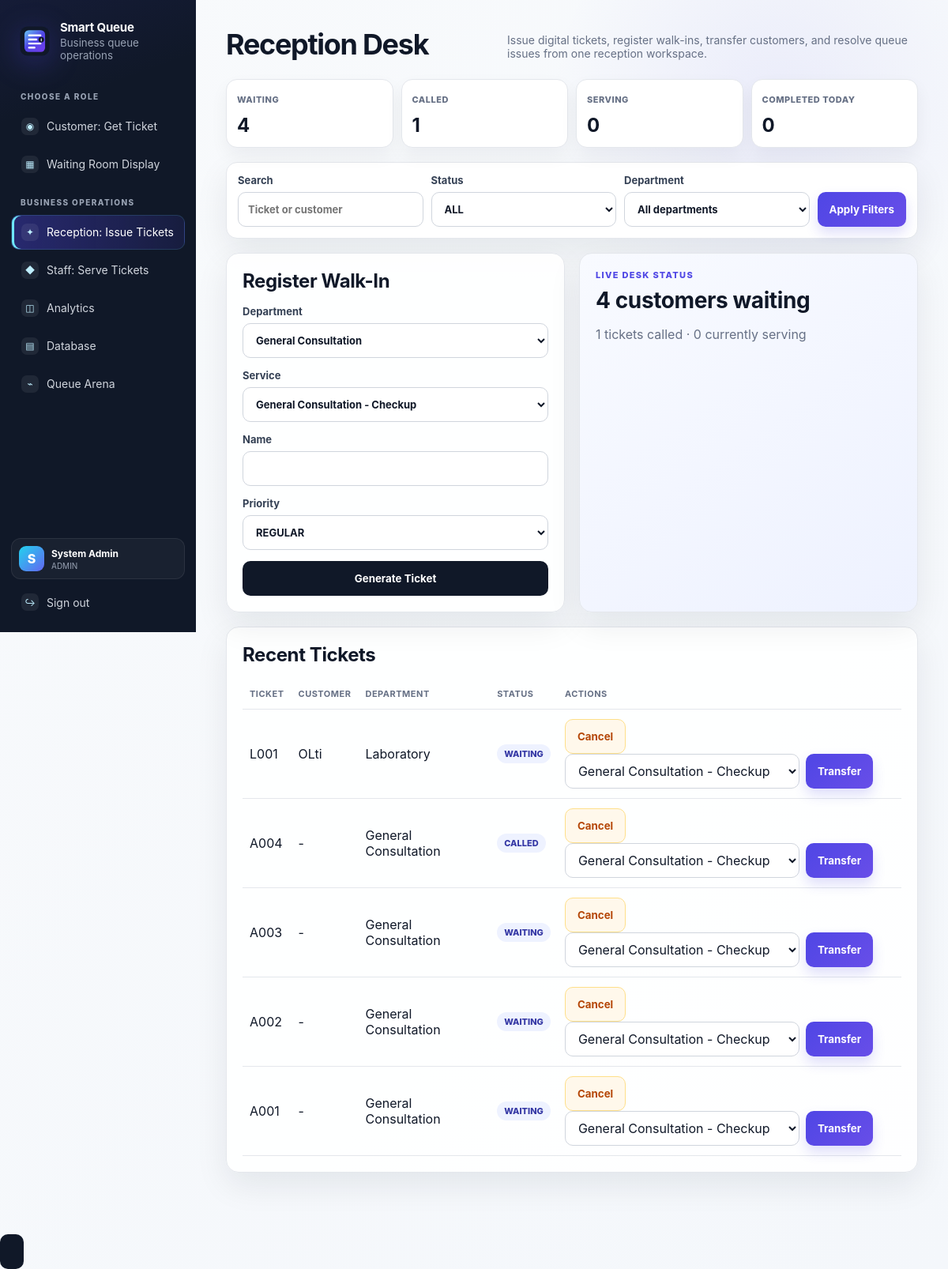
Page /receptionist (signed in) on the earlier database version.
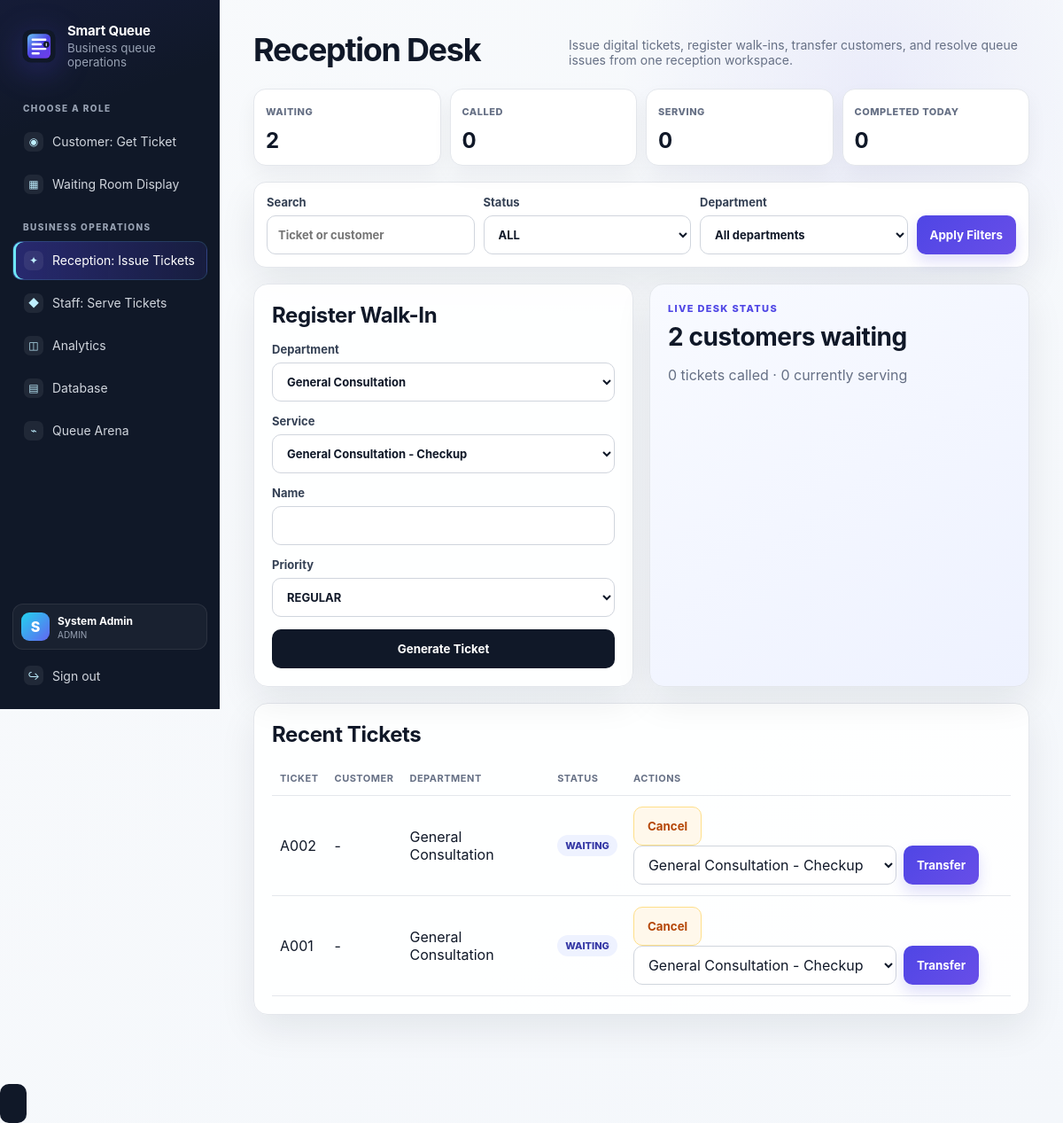
Same page on the later database version.
### database/models.py (models this page shows)
class Base(DeclarativeBase):
    pass

class Ticket(Base):
    __tablename__ = "tickets"
    id: Mapped[int] = mapped_column(Integer, primary_key=True)
    ticket_number: Mapped[str] = mapped_column(String(20), unique=True, nullable=False, index=True)
    customer_name: Mapped[str | None] = mapped_column(String(120))
    priority_category: Mapped[PriorityCategory] = mapped_column(Enum(PriorityCategory), default=PriorityCategory.REGULAR)
    ticket_type: Mapped[TicketType] = mapped_column(Enum(TicketType), default=TicketType.WALK_IN)
    status: Mapped[TicketStatus] = mapped_column(Enum(TicketStatus), default=TicketStatus.WAITING, index=True)
    department_id: Mapped[int] = mapped_column(ForeignKey("departments.id"), nullable=False)
    service_id: Mapped[int] = mapped_column(ForeignKey("services.id"), nullable=False)
    counter_id: Mapped[int | None] = mapped_column(ForeignKey("counters.id"))
    created_by_user_id: Mapped[int | None] = mapped_column(ForeignKey("users.id"))
    called_by_staff_id: Mapped[int | None] = mapped_column(ForeignKey("users.id"))
    estimated_wait_minutes: Mapped[int] = mapped_column(Integer, default=0, nullable=False)
    skip_reason: Mapped[str | None] = mapped_column(Text)
    transfer_note: Mapped[str | None] = mapped_column(Text)
    recall_count: Mapped[int] = mapped_column(Integer, default=0, nullable=False)
    created_at: Mapped[datetime] = mapped_column(DateTime, default=datetime.utcnow, index=True)
    called_at: Mapped[datetime | None] = mapped_column(DateTime)
    service_started_at: Mapped[datetime | None] = mapped_column(DateTime)
    completed_at: Mapped[datetime | None] = mapped_column(DateTime)
    updated_at: Mapped[datetime] = mapped_column(
        DateTime,
        default=datetime.utcnow,
        onupdate=datetime.utcnow,
    )
    department = relationship("Department")
    service = relationship("Service")
    counter = relationship("Counter")

class Department(Base):
    __tablename__ = "departments"
    id: Mapped[int] = mapped_column(Integer, primary_key=True)
    name: Mapped[str] = mapped_column(String(120), unique=True, nullable=False)
    code: Mapped[str] = mapped_column(String(10), unique=True, nullable=False)
    is_active: Mapped[bool] = mapped_column(Boolean, default=True, nullable=False)
    created_at: Mapped[datetime] = mapped_column(DateTime, default=datetime.utcnow)
    services = relationship("Service", back_populates="department")
    counters = relationship("Counter", back_populates="department")

### app.py (the view, shortened to what this page needs)
@app.route("/receptionist", methods=["GET", "POST"])
@login_required
@roles_required(Role.ADMIN, Role.MANAGER, Role.RECEPTIONIST)
def receptionist_dashboard():
    with get_session() as db:
        departments = list(db.scalars(select(Department).where(Department.is_active.is_(True))).all())
        services = list(db.scalars(select(Service).where(Service.is_active.is_(True))).all())
        query = request.args.get("q", "").strip()
        status_filter = request.args.get("status", "ALL").strip().upper()
        department_filter = request.args.get("department_id", type=int)
        stmt = select(Ticket).order_by(desc(Ticket.created_at)).limit(100)
        if status_filter != "ALL":
            try:
                stmt = stmt.where(Ticket.status == TicketStatus(status_filter))
            except ValueError:
                status_filter = "ALL"
        if department_filter:
            stmt = stmt.where(Ticket.department_id == department_filter)
        tickets = list(db.scalars(stmt).all())
        waiting_count = db.scalar(select(func.count(Ticket.id)).where(Ticket.status == TicketStatus.WAITING)) or 0
        called_count = db.scalar(select(func.count(Ticket.id)).where(Ticket.status == TicketStatus.CALLED)) or 0
        serving_count = db.scalar(select(func.count(Ticket.id)).where(Ticket.status == TicketStatus.SERVING)) or 0
        completed_today = db.scalar(select(func.count(Ticket.id)).where(
            Ticket.status == TicketStatus.COMPLETED,
            Ticket.completed_at >= datetime.utcnow().replace(hour=0, minute=0, second=0, microsecond=0),
        )) or 0
        reception_summary = {
            "waiting": waiting_count,
            "called": called_count,
            "serving": serving_count,
            "completed_today": completed_today,
        }
        return render_template(
            "receptionist.html",
            tickets=tickets,
            departments=departments,
            services=services,
            priorities=[p.value for p in PriorityCategory],
            query=query,
            status_filter=status_filter,
            department_filter=department_filter,
            reception_summary=reception_summary,
        )

### app.py (called while the page is built)
def login_required(view_func):
    @wraps(view_func)
    def wrapper(*args, **kwargs):
        if not session.get("user_id"):
            flash("Please login first.", "warning")
            return redirect(url_for("login"))
        return view_func(*args, **kwargs)
    return wrapper

def roles_required(*roles: Role):
    role_values = {role.value for role in roles}
    def decorator(view_func):
        @wraps(view_func)
        def wrapper(*args, **kwargs):
            user_role = session.get("user_role")
            if user_role not in role_values:
                flash("You do not have access to this page.", "danger")
                return redirect(url_for("home"))
            return view_func(*args, **kwargs)
        return wrapper
    return decorator

### database/connection.py (called while the page is built)
@contextmanager
def get_session():
    session = SessionLocal()
    try:
        yield session
        session.commit()
    except Exception:
        session.rollback()
        raise
    finally:
        session.close()

### templates/receptionist.html (shortened to what this page needs)
{% extends 'base.html' %}
{% block content %}
<section class="page-head">
  <h1>Reception Desk</h1>
  <p>Issue digital tickets, register walk-ins, transfer customers, and resolve queue issues from one reception workspace.</p>
</section>
<section class="desk-kpis">
  <div><span>Waiting</span><strong>{{ reception_summary.waiting }}</strong></div>
  <div><span>Called</span><strong>{{ reception_summary.called }}</strong></div>
  <div><span>Serving</span><strong>{{ reception_summary.serving }}</strong></div>
  <div><span>Completed Today</span><strong>{{ reception_summary.completed_today }}</strong></div>
</section>
<section class="desk-filter-card">
  <form method="get" class="form-inline">
    <label>Search<input name="q" value="{{ query }}" placeholder="Ticket or customer"></label>
    <label>Status
      <select name="status">
        {% for status in ['ALL','WAITING','CALLED','SERVING','COMPLETED','SKIPPED','CANCELLED','NO_SHOW','TRANSFERRED'] %}
        <option value="{{ status }}" {% if status_filter == status %}selected{% endif %}>{{ status.replace('_',' ') }}</option>
        {% endfor %}
      </select>
    </label>
    <label>Department
      <select name="department_id">
        <option value="">All departments</option>
      </select>
    </label>
    <button type="submit">Apply Filters</button>
  </form>
</section>
<div class="grid two">
  <section class="card">
    <h2>Register Walk-In</h2>
    <form method="post" class="form-grid">
      <label>Department
        <select name="department_id" required>
          {% for d in departments %}<option value="{{ d.id }}">{{ d.name }}</option>{% endfor %}
        </select>
      </label>
      <label>Service
        <select name="service_id" required>
          {% for s in services %}<option value="{{ s.id }}">{{ s.department.name }} - {{ s.name }}</option>{% endfor %}
        </select>
      </label>
      <label>Name<input name="customer_name"></label>
      <label>Priority
        <select name="priority">{% for p in priorities %}<option value="{{ p }}">{{ p }}</option>{% endfor %}</select>
      </label>
      <button type="submit">Generate Ticket</button>
    </form>
  </section>
  <section class="card reception-insight">
    <span class="eyebrow">LIVE DESK STATUS</span>
    <h2>{{ reception_summary.waiting }} customers waiting</h2>
    <p>{{ reception_summary.called }} tickets called · {{ reception_summary.serving }} currently serving</p>
  </section>
</div>
<section class="card">
  <h2>Recent Tickets</h2>
  <table>
    <thead><tr><th>Ticket</th><th>Customer</th><th>Department</th><th>Status</th><th>Actions</th></tr></thead>
    <tbody>
      {% for t in tickets %}
      <tr>
        <td>{{ t.ticket_number }}</td>
        <td>{{ t.customer_name or '-' }}</td>
        <td>{{ t.department.name }}</td>
        <td><span class="badge">{{ t.status.value }}</span></td>
        <td>
          <form method="post" class="inline-form">
            <button type="submit" class="warning-action">Cancel</button>
          </form>
          <form method="post" class="inline-form">
            <select name="target_service_id">
              {% for s in services %}<option value="{{ s.id }}">{{ s.department.name }} - {{ s.name }}</option>{% endfor %}
            </select>
            <button type="submit" class="primary-action">Transfer</button>
          </form>
        </td>
      </tr>
      {% endfor %}
    </tbody>
  </table>
</section>
{% endblock %}

Differences in the rows shown:
removed Ticket: ticket_number "L001", customer_name "OLti", department.name "Laboratory", status.value "WAITING"
removed Ticket: ticket_number "A004", customer_name "-", department.name "General Consultation", status.value "CALLED"
removed Ticket: ticket_number "A003", customer_name "-", department.name "General Consultation", status.value "WAITING"
Other differences:
{{ reception_summary.waiting }}: "4" → "2"
{{ reception_summary.called }}: "1" → "0"
